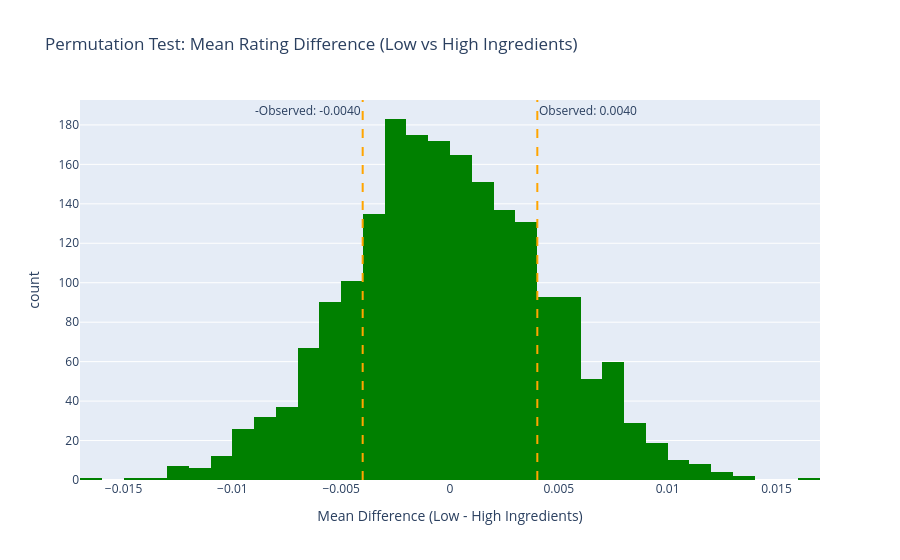

The code cell stored with this chart in its notebook:
### Code cell
# Hypothesis test distribution (plotly version for website) — Hypothesis 2
fig_hyp2 = px.histogram(
    x=diffs,
    nbins=40,
    title='Permutation Test: Mean Rating Difference (Low vs High Ingredients)',
    labels={'x': 'Mean Difference (Low - High Ingredients)'},
    color_discrete_sequence=['green']
)
fig_hyp2.add_vline(
    x=observed_diff,
    line_dash='dash',
    line_color='orange',
    annotation_text=f'Observed: {observed_diff:.4f}',
    annotation_position='top right'
)
#mirror line for the negative observed difference
fig_hyp2.add_vline(
    x=-observed_diff,       
    line_dash='dash',
    line_color='orange',
    annotation_text=f'-Observed: {-observed_diff:.4f}',
    annotation_position='top left'
)
fig_hyp2.show()
fig_hyp2.write_html('../assets/hypothesis_test2.html', include_plotlyjs='cdn')

### Figure 1 — Plotly figure (JSON) as saved in the notebook; plotly's stock layout.template omitted (floating-point values rounded to 4 significant figures; data arrays with more than 128 entries replaced by an {"elided": "..."} marker saying what was removed)
{"data": [{"bingroup": "x", "hovertemplate": "Mean Difference (Low - High Ingredients)=%{x}<br>count=%{y}<extra></extra>", "legendgroup": "", "marker": {"color": "green", "pattern": {"shape": ""}}, "name": "", "nbinsx": 40, "orientation": "v", "showlegend": false, "type": "histogram", "x": {"elided": "2000 float values"}, "xaxis": "x", "yaxis": "y"}], "layout": {"annotations": [{"showarrow": false, "text": "Observed: 0.0040", "x": 0.004012, "xanchor": "left", "xref": "x", "y": 1, "yanchor": "top", "yref": "y domain"}, {"showarrow": false, "text": "-Observed: -0.0040", "x": -0.004012, "xanchor": "right", "xref": "x", "y": 1, "yanchor": "top", "yref": "y domain"}], "barmode": "relative", "legend": {"tracegroupgap": 0}, "shapes": [{"line": {"color": "orange", "dash": "dash"}, "type": "line", "x0": 0.004012, "x1": 0.004012, "xref": "x", "y0": 0, "y1": 1, "yref": "y domain"}, {"line": {"color": "orange", "dash": "dash"}, "type": "line", "x0": -0.004012, "x1": -0.004012, "xref": "x", "y0": 0, "y1": 1, "yref": "y domain"}], "title": {"text": "Permutation Test: Mean Rating Difference (Low vs High Ingredients)"}, "xaxis": {"anchor": "y", "domain": [0, 1], "title": {"text": "Mean Difference (Low - High Ingredients)"}}, "yaxis": {"anchor": "x", "domain": [0, 1], "title": {"text": "count"}}}}
